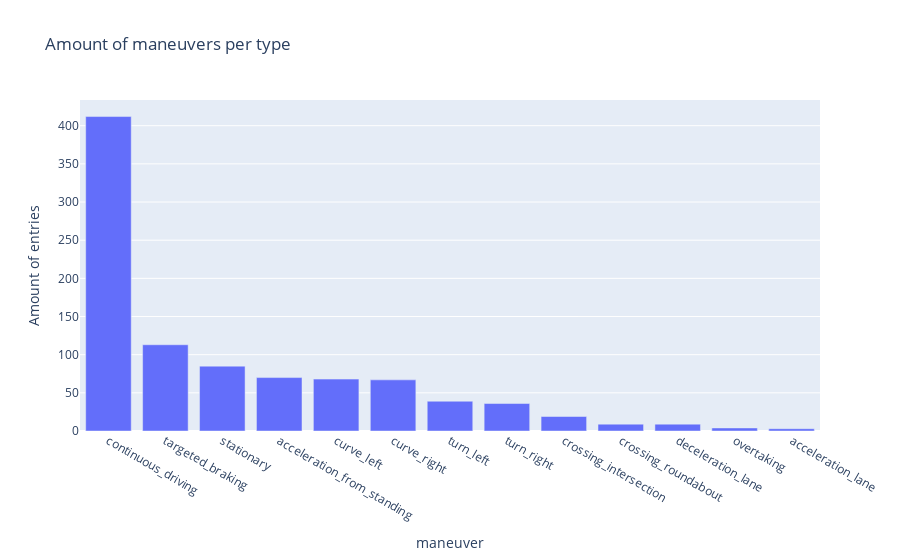

The code cell stored with this chart in its notebook:
### Markdown cell above
# Data cleaning & preparation:

### Code cell
unique_maneuvers = df.drop_duplicates(subset=['maneuverID','maneuverType'])['maneuverType'].value_counts()

fig = px.bar(x=unique_maneuvers.index, y=unique_maneuvers.values,
            title='Amount of maneuvers per type')

fig.update_xaxes(title_text='maneuver')
fig.update_yaxes(title_text='Amount of entries')
fig.show()

### Figure 1 — Plotly figure (JSON) as saved in the notebook; plotly's stock layout.template omitted (floating-point values rounded to 4 significant figures)
{"data": [{"alignmentgroup": "True", "hovertemplate": "x=%{x}<br>y=%{y}<extra></extra>", "legendgroup": "", "marker": {"color": "#636efa", "pattern": {"shape": ""}}, "name": "", "offsetgroup": "", "orientation": "v", "showlegend": false, "textposition": "auto", "type": "bar", "x": ["continuous_driving", "targeted_braking", "stationary", "acceleration_from_standing", "curve_left", "curve_right", "turn_left", "turn_right", "crossing_intersection", "crossing_roundabout", "deceleration_lane", "overtaking", "acceleration_lane"], "xaxis": "x", "y": [412, 113, 85, 70, 68, 67, 39, 36, 19, 9, 9, 4, 3], "yaxis": "y"}], "layout": {"barmode": "relative", "legend": {"tracegroupgap": 0}, "title": {"text": "Amount of maneuvers per type"}, "xaxis": {"anchor": "y", "domain": [0, 1], "title": {"text": "maneuver"}}, "yaxis": {"anchor": "x", "domain": [0, 1], "title": {"text": "Amount of entries"}}}}
